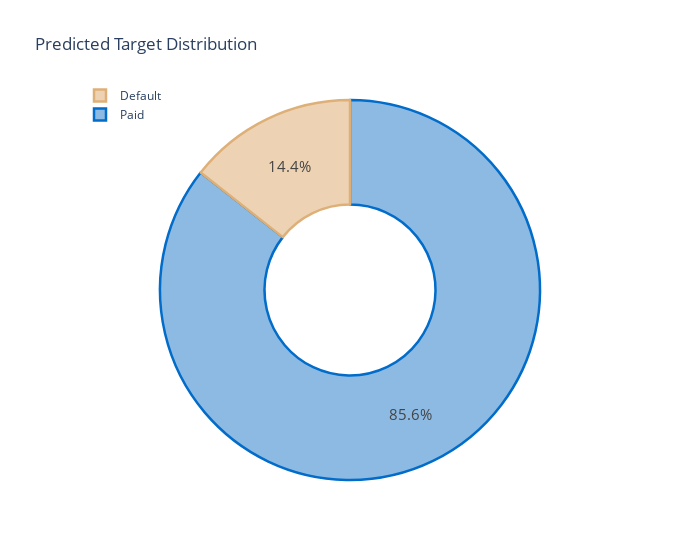

The cell this chart's notebook holds for it:
### Code cell
sub = pd.read_csv(r"C:\Users\domin\Downloads\amex-default-prediction/sample_submission.csv")
sub['prediction']=np.mean(gbm_test_preds, axis=0)

df=pd.DataFrame(data={'Target':sub['prediction'].apply(lambda x: 1 if x>0.5 else 0)})
df=df.Target.value_counts(normalize=True)
df.rename(index={1:'Default',0:'Paid'},inplace=True)
pal, color=['#016CC9','#DEB078'], ['#8DBAE2','#EDD3B3']
fig=go.Figure()
fig.add_trace(go.Pie(labels=df.index, values=df*100, hole=.45, 
                     showlegend=True,sort=False, 
                     marker=dict(colors=color,line=dict(color=pal,width=2.5)),
                     hovertemplate = "%{label} Accounts: %{value:.2f}%<extra></extra>"))
fig.update_layout( title='Predicted Target Distribution', 
                  legend=dict(traceorder='reversed',y=1.05,x=0),
                  uniformtext_minsize=15, uniformtext_mode='hide',width=700)
fig.show()
sub.to_csv('submission_v3.csv', index=False)
display(sub.head())

### Figure 1 — Plotly figure (JSON) as saved in the notebook; plotly's stock layout.template omitted (floating-point values rounded to 4 significant figures)
{"data": [{"hole": 0.45, "hovertemplate": "%{label} Accounts: %{value:.2f}%<extra></extra>", "labels": ["Paid", "Default"], "marker": {"colors": ["#8DBAE2", "#EDD3B3"], "line": {"color": ["#016CC9", "#DEB078"], "width": 2.5}}, "showlegend": true, "sort": false, "type": "pie", "values": [85.61, 14.39]}], "layout": {"legend": {"traceorder": "reversed", "x": 0, "y": 1.05}, "title": {"text": "Predicted Target Distribution"}, "uniformtext": {"minsize": 15, "mode": "hide"}, "width": 700}}
